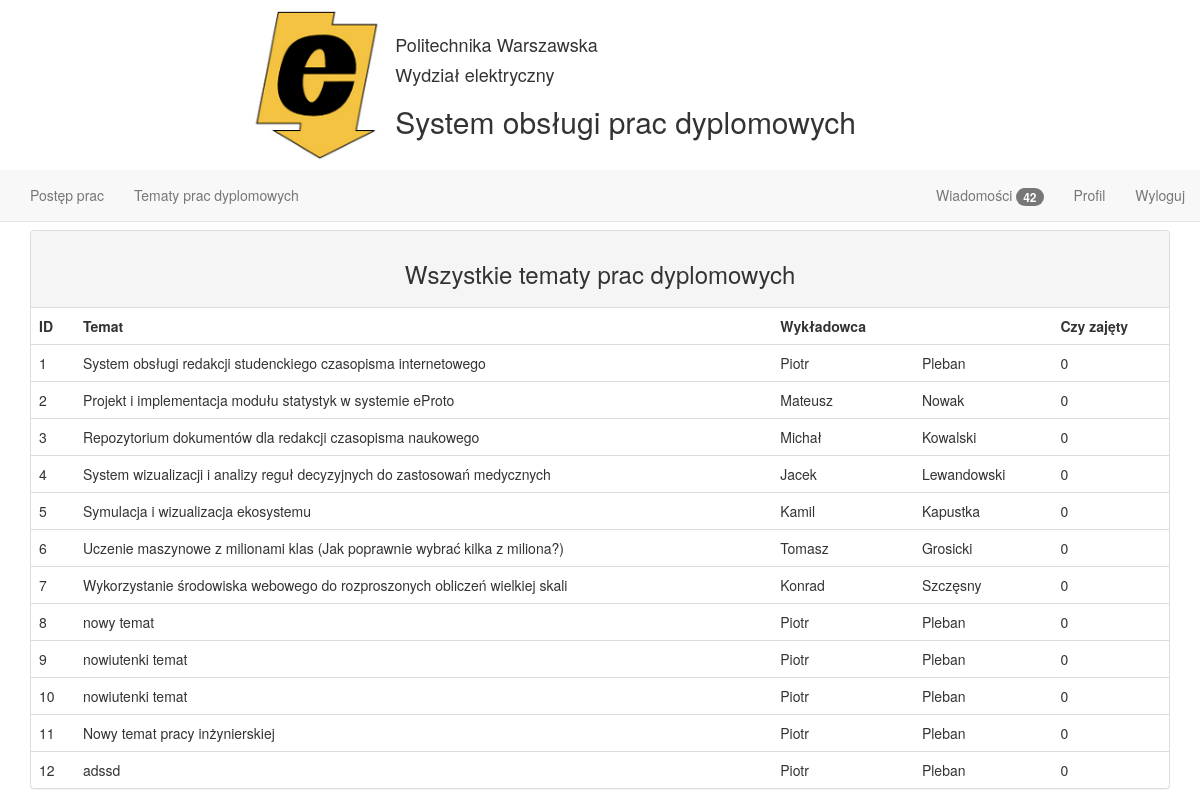
/student_subjects, run on an earlier commit of the app's database.
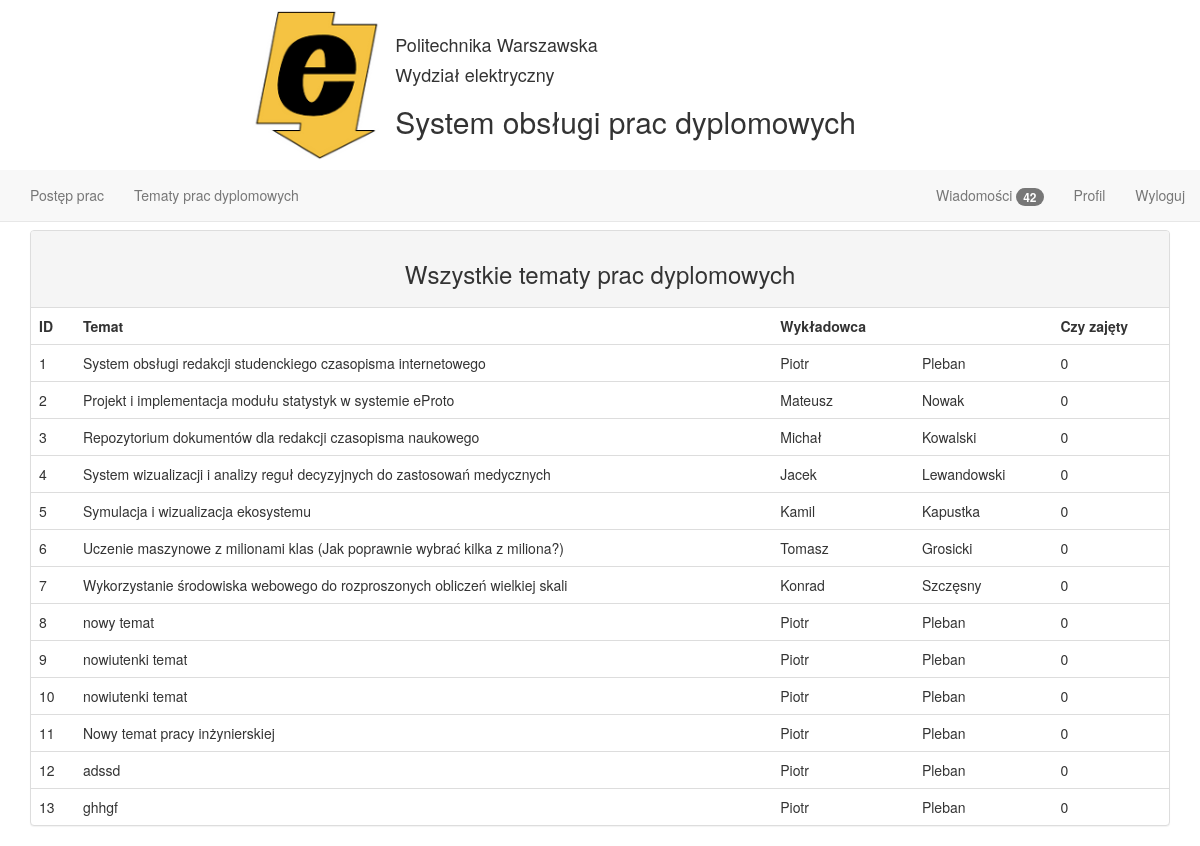
And on a later commit of the database.
### tables this page shows
CREATE TABLE temat_pracy(
  id_tematu INTEGER PRIMARY KEY AUTOINCREMENT,
  id_wykladowca INTEGER,
  temat TEXT NOT NULL,
  czy_zajety INTEGER,
  FOREIGN KEY (id_wykladowca) REFERENCES wykladowca(id_wykladowcy)
);

CREATE TABLE wykladowca(
  id_wykladowcy INTEGER PRIMARY KEY AUTOINCREMENT,
  imie TEXT NOT NULL,
  nazwisko TEXT NOT NULL,
  email TEXT NOT NULL,
  haslo TEXT NOT NULL
);

### main.py (the view)
@app.route('/student_subjects')
def student_subjects():
    cur = g.db.execute(
        'SELECT temat_pracy.id_tematu, temat_pracy.temat, temat_pracy.czy_zajety, wykladowca.imie, wykladowca.nazwisko FROM temat_pracy INNER JOIN wykladowca ON temat_pracy.id_wykladowca=wykladowca.id_wykladowcy;')
    subjects = [dict(id=row[0], temat=row[1], czy_zajety=row[2], imie=row[3], nazwisko=row[4]) for row in
                cur.fetchall()]
    return render_template('student_subjects.html', subjects=subjects)

### main.py (called while the page is built)
def connect_db():
    return sqlite3.connect(app.config['DATABASE'])

@app.before_request
def before_request():
    g.db = connect_db()

@app.teardown_request
def teardown_request(exception):
    db = getattr(g, 'db', None)
    if db is not None:
        db.close()

### templates/student_subjects.html
{% extends "student_layout.html" %} {% block main %}
    <div class="panel panel-default">
        <div class="panel-heading text-center"><h3>Wszystkie tematy prac dyplomowych</h3></div>
        <table class="table">
            <thead>
            <tr>
                <td>ID</td>
                <td>Temat</td>
                <td>Wykładowca</td>
                <td></td>
                <td>Czy zajęty</td>
            </tr>
            </thead>
            <tbody>
            {% for subjects in subjects %}
                <tr>
                    <td>{{ subjects.id }}</td>
                    <td>{{ subjects.temat }}</td>
                    <td>{{ subjects.imie }}</td>
                    <td>{{ subjects.nazwisko }}</td>
                    <td>{{ subjects.czy_zajety }}</td>
                </tr>
            {% endfor %}
            </tbody>
        </table>
    </div>
{% endblock %}

What changed in the data, as far as the page shows it:
added temat_pracy: id "13", temat "ghhgf", imie "Piotr", nazwisko "Pleban", czy_zajety "0"
